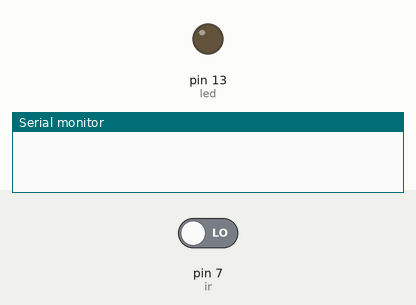
Simulated run of this sketch. Board: Arduino Uno, built with avr-gcc and run on an emulated ATmega328P. On the bench: output pins drawn as LEDs (lit = HIGH), the last lines printed to the serial monitor. The inputs (shaded band) are chosen by the test bench; at power-on: pin 7 (ir) LOW.

Above: at 1.2 s.
1.3 s: pin 7 (ir) driven HIGH
At 2.1 s:
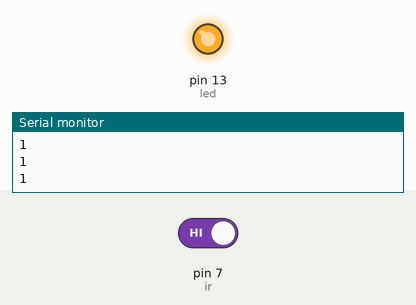
Timing chart, 0 to 4.3 s (numbered marks = the images above; inputs shaded):
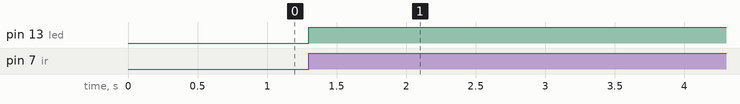

The sketch:

super_simple_ir.ino
```cpp
int led = LED_BUILTIN;
int ir = 7;
int ir_value = 0;

void setup() {
  Serial.begin(9600);
  pinMode(led, OUTPUT);
  pinMode(ir, INPUT);
}

void loop() {
  ir_value = digitalRead(ir);
  if (ir_value > 0) {
    Serial.println(ir_value);
    digitalWrite(led, ir_value);
  }
}
```

Measured:
- after the input at 1.3 s, pin 13 (led): LOW → HIGH at once
